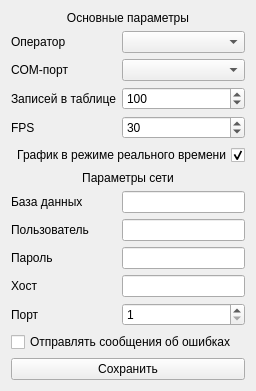
<?xml version="1.0" encoding="UTF-8"?>
<ui version="4.0">
 <class>Form</class>
 <widget class="QWidget" name="Form">
  <property name="geometry">
   <rect>
    <x>0</x>
    <y>0</y>
    <width>251</width>
    <height>378</height>
   </rect>
  </property>
  <property name="windowTitle">
   <string>Form</string>
  </property>
  <layout class="QVBoxLayout" name="verticalLayout">
   <item>
    <layout class="QFormLayout" name="formLayout">
     <item row="0" column="0" colspan="2">
      <widget class="QLabel" name="label_10">
       <property name="text">
        <string>Основные параметры</string>
       </property>
       <property name="alignment">
        <set>Qt::AlignCenter</set>
       </property>
      </widget>
     </item>
     <item row="1" column="0">
      <widget class="QLabel" name="label">
       <property name="text">
        <string>Оператор</string>
       </property>
      </widget>
     </item>
     <item row="1" column="1">
      <widget class="QComboBox" name="combobox_user"/>
     </item>
     <item row="3" column="0">
      <widget class="QLabel" name="label_9">
       <property name="text">
        <string>Записей в таблице</string>
       </property>
       <property name="scaledContents">
        <bool>false</bool>
       </property>
      </widget>
     </item>
     <item row="3" column="1">
      <widget class="QSpinBox" name="disp_records_spinbox">
       <property name="alignment">
        <set>Qt::AlignLeading|Qt::AlignLeft|Qt::AlignVCenter</set>
       </property>
       <property name="minimum">
        <number>1</number>
       </property>
       <property name="maximum">
        <number>1000</number>
       </property>
       <property name="value">
        <number>100</number>
       </property>
      </widget>
     </item>
     <item row="6" column="0" colspan="2">
      <widget class="QLabel" name="label_2">
       <property name="text">
        <string>Параметры сети</string>
       </property>
       <property name="alignment">
        <set>Qt::AlignCenter</set>
       </property>
      </widget>
     </item>
     <item row="7" column="0">
      <widget class="QLabel" name="label_3">
       <property name="text">
        <string>База данных</string>
       </property>
      </widget>
     </item>
     <item row="7" column="1">
      <widget class="QLineEdit" name="lineedit_dbname">
       <property name="alignment">
        <set>Qt::AlignLeading|Qt::AlignLeft|Qt::AlignVCenter</set>
       </property>
      </widget>
     </item>
     <item row="8" column="0">
      <widget class="QLabel" name="label_4">
       <property name="text">
        <string>Пользователь</string>
       </property>
      </widget>
     </item>
     <item row="8" column="1">
      <widget class="QLineEdit" name="lineedit_dbuser">
       <property name="alignment">
        <set>Qt::AlignLeading|Qt::AlignLeft|Qt::AlignVCenter</set>
       </property>
      </widget>
     </item>
     <item row="9" column="0">
      <widget class="QLabel" name="label_5">
       <property name="text">
        <string>Пароль</string>
       </property>
      </widget>
     </item>
     <item row="9" column="1">
      <widget class="QLineEdit" name="lineedit_dbpassword">
       <property name="echoMode">
        <enum>QLineEdit::Password</enum>
       </property>
       <property name="alignment">
        <set>Qt::AlignLeading|Qt::AlignLeft|Qt::AlignVCenter</set>
       </property>
      </widget>
     </item>
     <item row="10" column="0">
      <widget class="QLabel" name="label_6">
       <property name="text">
        <string>Хост</string>
       </property>
      </widget>
     </item>
     <item row="10" column="1">
      <widget class="QLineEdit" name="lineedit_dbhost">
       <property name="alignment">
        <set>Qt::AlignLeading|Qt::AlignLeft|Qt::AlignVCenter</set>
       </property>
      </widget>
     </item>
     <item row="11" column="0">
      <widget class="QLabel" name="label_7">
       <property name="text">
        <string>Порт</string>
       </property>
      </widget>
     </item>
     <item row="11" column="1">
      <widget class="QSpinBox" name="spinbox_port">
       <property name="alignment">
        <set>Qt::AlignLeading|Qt::AlignLeft|Qt::AlignVCenter</set>
       </property>
       <property name="minimum">
        <number>1</number>
       </property>
       <property name="maximum">
        <number>65535</number>
       </property>
      </widget>
     </item>
     <item row="12" column="0" colspan="2">
      <widget class="QCheckBox" name="checkbox_bugreport">
       <property name="text">
        <string>Отправлять сообщения об ошибках</string>
       </property>
       <property name="checked">
        <bool>false</bool>
       </property>
      </widget>
     </item>
     <item row="2" column="0">
      <widget class="QLabel" name="label_8">
       <property name="text">
        <string>COM-порт</string>
       </property>
      </widget>
     </item>
     <item row="2" column="1">
      <widget class="QComboBox" name="combobox_serialport"/>
     </item>
     <item row="4" column="0">
      <widget class="QLabel" name="label_11">
       <property name="text">
        <string>FPS</string>
       </property>
      </widget>
     </item>
     <item row="4" column="1">
      <widget class="QSpinBox" name="fps_spinbox">
       <property name="minimum">
        <number>1</number>
       </property>
       <property name="maximum">
        <number>60</number>
       </property>
       <property name="value">
        <number>30</number>
       </property>
      </widget>
     </item>
     <item row="5" column="0" colspan="2">
      <widget class="QCheckBox" name="checkbox_realtime_chart">
       <property name="layoutDirection">
        <enum>Qt::RightToLeft</enum>
       </property>
       <property name="text">
        <string>График в режиме реального времени</string>
       </property>
       <property name="checked">
        <bool>true</bool>
       </property>
      </widget>
     </item>
    </layout>
   </item>
   <item>
    <widget class="QPushButton" name="button_save">
     <property name="text">
      <string>Сохранить</string>
     </property>
    </widget>
   </item>
  </layout>
 </widget>
 <resources/>
 <connections/>
</ui>
